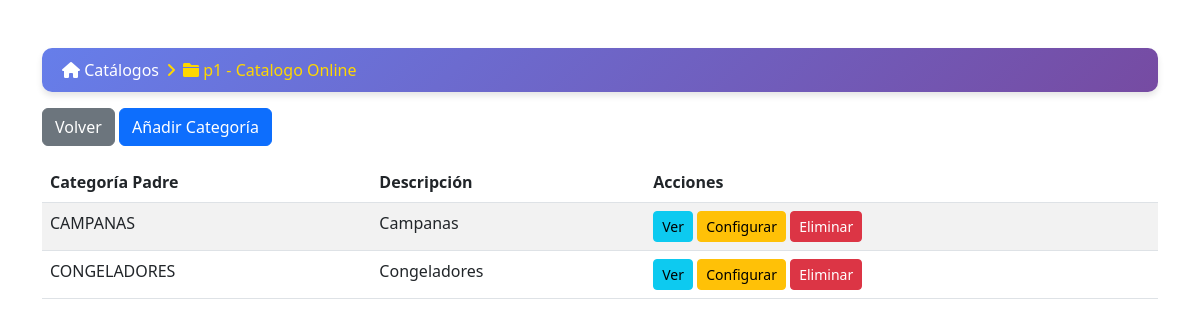
Before: /configurar/1 with the older database file.
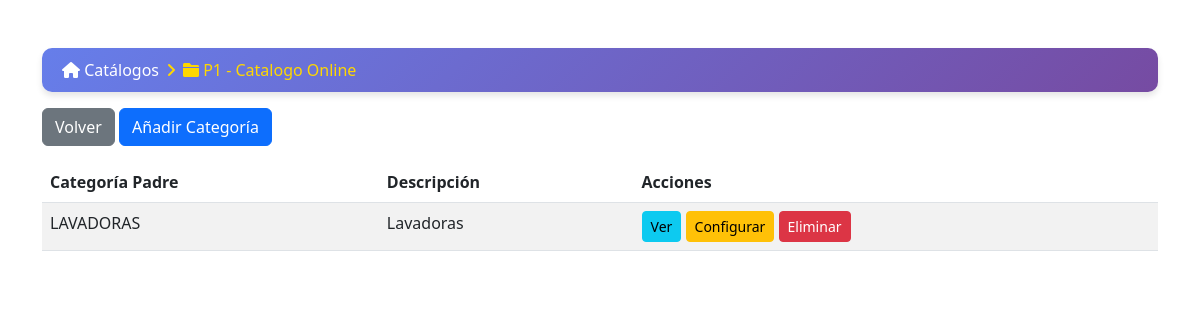
After: the same page with the newer database file.
### app.py (models this page shows, shortened)
class Catalogo(db.Model):
    id = db.Column(db.Integer, primary_key=True)
    codigo = db.Column(db.String(50), unique=True, nullable=False)
    descripcion = db.Column(db.String(200), nullable=False)
    marcas = db.Column(db.String(200), nullable=False)  # Separadas por coma

class Categoria(db.Model):
    id = db.Column(db.Integer, primary_key=True)
    catalogo_id = db.Column(db.Integer, db.ForeignKey('catalogo.id'), nullable=False)
    cod_categoria = db.Column(db.String(50), nullable=False)
    descripcion = db.Column(db.String(200), nullable=False)
    catalogo = db.relationship('Catalogo', backref=db.backref('categorias', lazy=True))

### app.py (the view)
@app.route('/configurar/<int:catalogo_id>')
def configurar_catalogo(catalogo_id):
    catalogo = Catalogo.query.get_or_404(catalogo_id)
    categorias = Categoria.query.filter_by(catalogo_id=catalogo_id).all()
    return render_template('configurar.html', catalogo=catalogo, categorias=categorias)

### templates/configurar.html (shortened to what this page needs)
<!DOCTYPE html>
<html lang="es">
<head>
    <link href="https://cdn.jsdelivr.net/npm/bootstrap@5.3.0/dist/css/bootstrap.min.css" rel="stylesheet">
    <link rel="stylesheet" href="https://cdnjs.cloudflare.com/ajax/libs/font-awesome/6.0.0/css/all.min.css">
</head>
<body>
    <div class="container mt-5">
        <nav aria-label="breadcrumb">
            <ol class="breadcrumb breadcrumb-modern">
                <li class="breadcrumb-item"><a href="{{ url_for('index') }}"><i class="fas fa-home"></i> Catálogos</a></li>
                <li class="breadcrumb-item active" aria-current="page"><i class="fas fa-folder"></i> {{ catalogo.codigo }} - {{ catalogo.descripcion }}</li>
            </ol>
        </nav>
        <a href="{{ url_for('index') }}" class="btn btn-secondary mb-3">Volver</a>
        <button class="btn btn-primary mb-3" data-bs-toggle="modal" data-bs-target="#addModal">Añadir Categoría</button>
        <table class="table table-striped">
            <thead>
                <tr>
                    <th>Categoría Padre</th>
                    <th>Descripción</th>
                    <th>Acciones</th>
                </tr>
            </thead>
            <tbody>
                {% for categoria in categorias %}
                <tr>
                    <td>{{ categoria.cod_categoria }}</td>
                    <td>{{ categoria.descripcion }}</td>
                    <td>
                        <button class="btn btn-info btn-sm">Ver</button>
                        <a href="{{ url_for('categoria', categoria_id=categoria.id) }}" class="btn btn-warning btn-sm">Configurar</a>
                        <a href="{{ url_for('delete_categoria', id=categoria.id) }}" class="btn btn-danger btn-sm">Eliminar</a>
                    </td>
                </tr>
                {% endfor %}
            </tbody>
        </table>
    </div>
</body>
</html>

Changed rows visible on the page:
removed Categoria: cod_categoria "CONGELADORES", descripcion "Congeladores"
changed Catalogo "Catalogo Online": codigo "p1" → "P1"
changed Categoria: cod_categoria "CAMPANAS" → "LAVADORAS"; descripcion "Campanas" → "Lavadoras"
